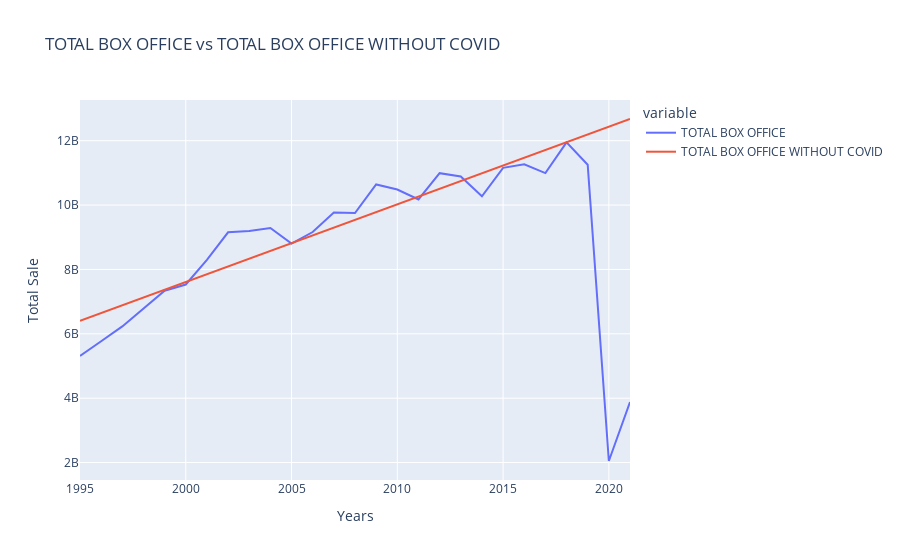

Write notebook code for a chart like this one.
### Code cell
px.line(AnnualTicketSales
       ,x = 'YEAR'
       ,y = ["TOTAL BOX OFFICE","TOTAL BOX OFFICE WITHOUT COVID"]
       ,labels = {'YEAR' :"Years", "value": "Total Sale"}
       ,title = 'TOTAL BOX OFFICE vs TOTAL BOX OFFICE WITHOUT COVID')

### Figure 1 — Plotly figure (JSON) as saved in the notebook; plotly's stock layout.template omitted (floating-point values rounded to 4 significant figures)
{"data": [{"hovertemplate": "variable=TOTAL BOX OFFICE<br>Years=%{x}<br>Total Sale=%{y}<extra></extra>", "legendgroup": "TOTAL BOX OFFICE", "line": {"color": "#636efa", "dash": "solid"}, "marker": {"symbol": "circle"}, "mode": "lines", "name": "TOTAL BOX OFFICE", "orientation": "v", "showlegend": true, "type": "scatter", "x": [2021, 2020, 2019, 2018, 2017, 2016, 2015, 2014, 2013, 2012, 2011, 2010, 2009, 2008, 2007, 2006, 2005, 2004, 2003, 2002, 2001, 2000, 1999, 1998, 1997, 1996, 1995], "xaxis": "x", "y": [3881777912, 2048534616, 11253443955, 11948096650, 10993991460, 11267115924, 11155900636, 10272985008, 10887446341, 10992141616, 10173519704, 10482254025, 10639257284, 9750744148, 9769854914, 9161738221, 8800805718, 9287996519, 9193277289, 9155147215, 8296849636, 7532311479, 7338894852, 6771575283, 6230235770, 5769078886, 5314421390], "yaxis": "y"}, {"hovertemplate": "variable=TOTAL BOX OFFICE WITHOUT COVID<br>Years=%{x}<br>Total Sale=%{y}<extra></extra>", "legendgroup": "TOTAL BOX OFFICE WITHOUT COVID", "line": {"color": "#EF553B", "dash": "solid"}, "marker": {"symbol": "circle"}, "mode": "lines", "name": "TOTAL BOX OFFICE WITHOUT COVID", "orientation": "v", "showlegend": true, "type": "scatter", "x": [2021, 2020, 2019, 2018, 2017, 2016, 2015, 2014, 2013, 2012, 2011, 2010, 2009, 2008, 2007, 2006, 2005, 2004, 2003, 2002, 2001, 2000, 1999, 1998, 1997, 1996, 1995], "xaxis": "x", "y": [12670000000.0, 12430000000.0, 12190000000.0, 11950000000.0, 11710000000.0, 11470000000.0, 11230000000.0, 10990000000.0, 10740000000.0, 10500000000.0, 10260000000.0, 10020000000.0, 9780000000.0, 9539000000.0, 9298000000.0, 9056000000.0, 8815000000.0, 8574000000.0, 8333000000.0, 8092000000.0, 7850000000.0, 7609000000.0, 7368000000.0, 7127000000.0, 6886000000.0, 6644000000.0, 6403000000.0], "yaxis": "y"}], "layout": {"legend": {"title": {"text": "variable"}, "tracegroupgap": 0}, "title": {"text": "TOTAL BOX OFFICE vs TOTAL BOX OFFICE WITHOUT COVID"}, "xaxis": {"anchor": "y", "domain": [0, 1], "title": {"text": "Years"}}, "yaxis": {"anchor": "x", "domain": [0, 1], "title": {"text": "Total Sale"}}}}
